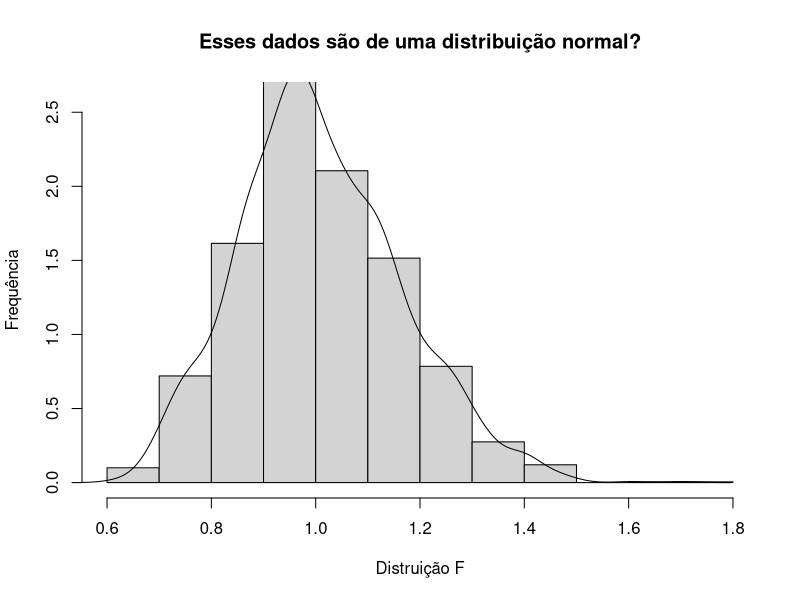
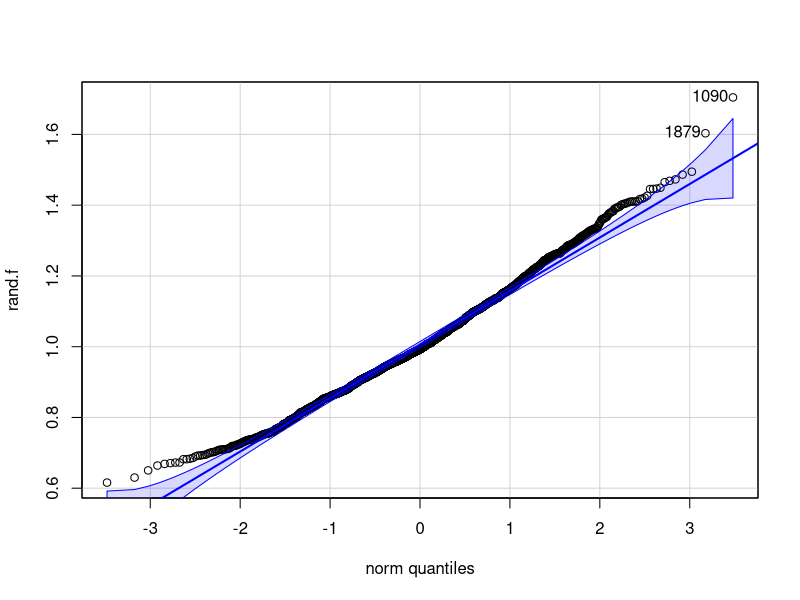
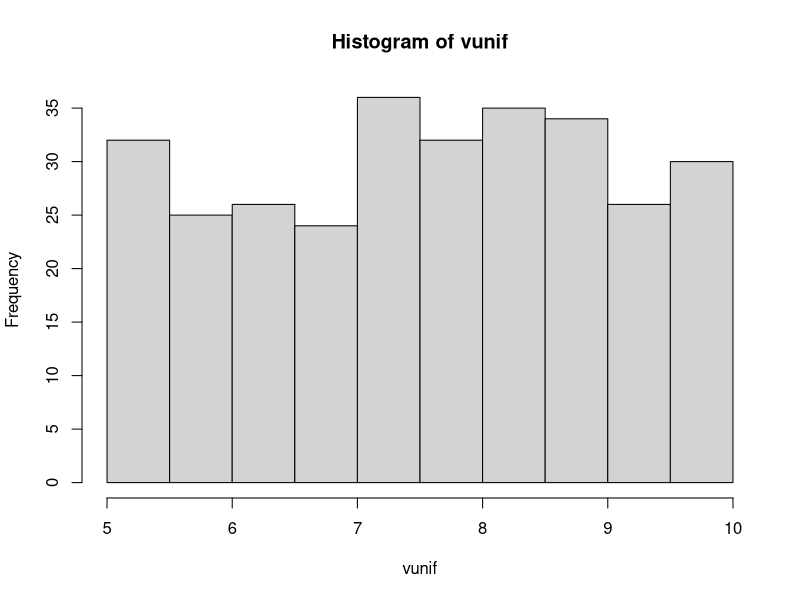
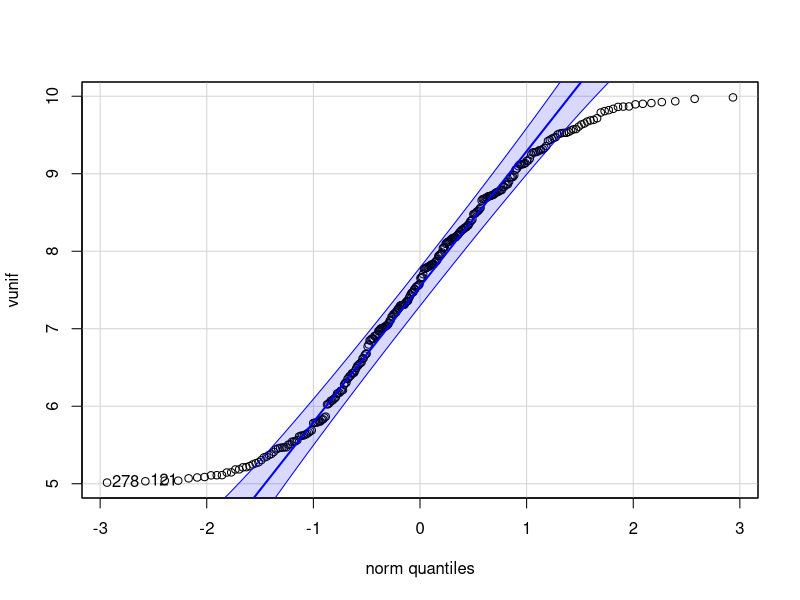
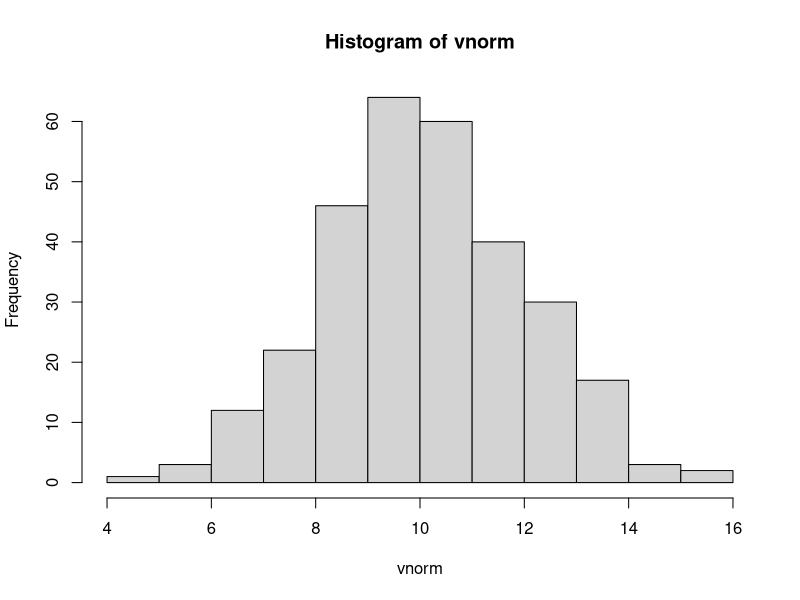
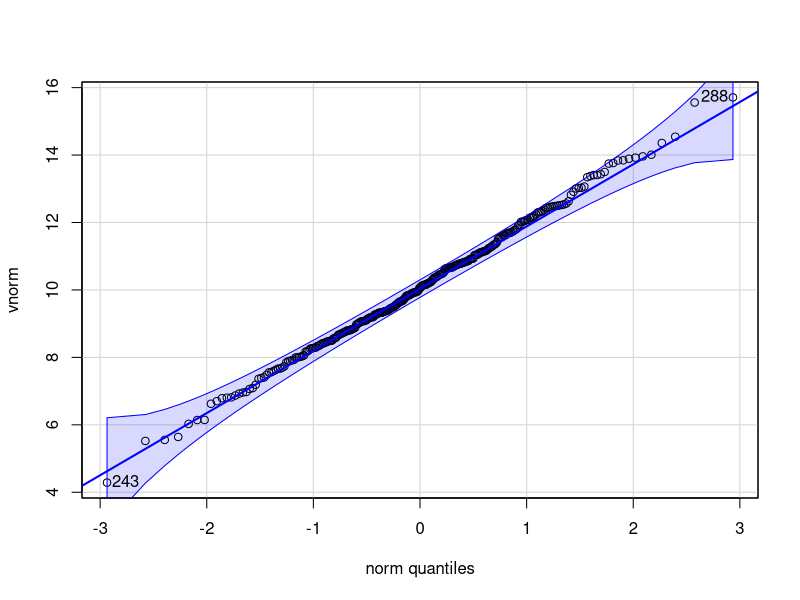
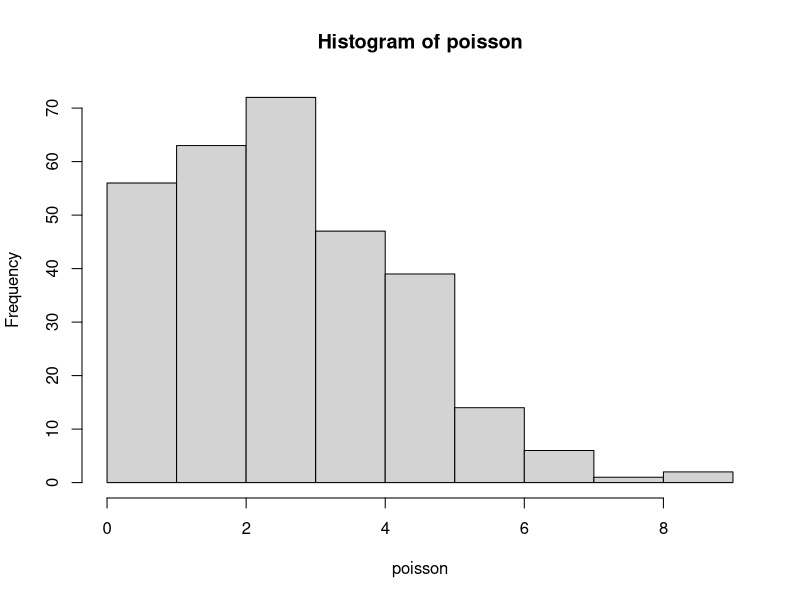
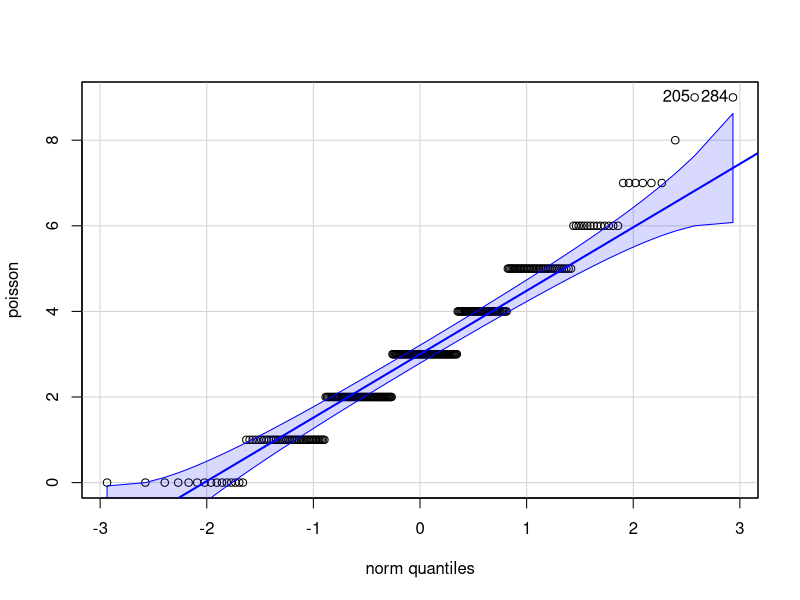

R code for these plots, in order:
# 2000 values from F-Distribution
rand.f <- rf(2000, df1=200, df=150)

# Looks sort of normally distributed
hist(rand.f, freq=FALSE, ylim=c(0, 2.6),
     main="Esses dados são de uma distribuição normal?",
     ylab="Frequência",
     xlab="Distruição F")
# Add the density line on top
lines(density(rand.f))

install.packages('car')
library(car)
qqPlot(rand.f, distribution="norm")
shapiro.test(rand.f)

# Distribuição uniforme
vunif <- runif(300, min = 5, max = 10)
hist(vunif)
qqPlot(vunif, distribution="norm")
shapiro.test(vunif)

# Distribuição normal
vnorm <- rnorm(300, mean = 10, sd = 2)
hist(vnorm)
qqPlot(vnorm, distribution="norm")
shapiro.test(vnorm)

# Distribuição Poisson
poisson <- rpois (300, lambda = 3)
hist(poisson)
qqPlot(poisson, distribution="norm")
